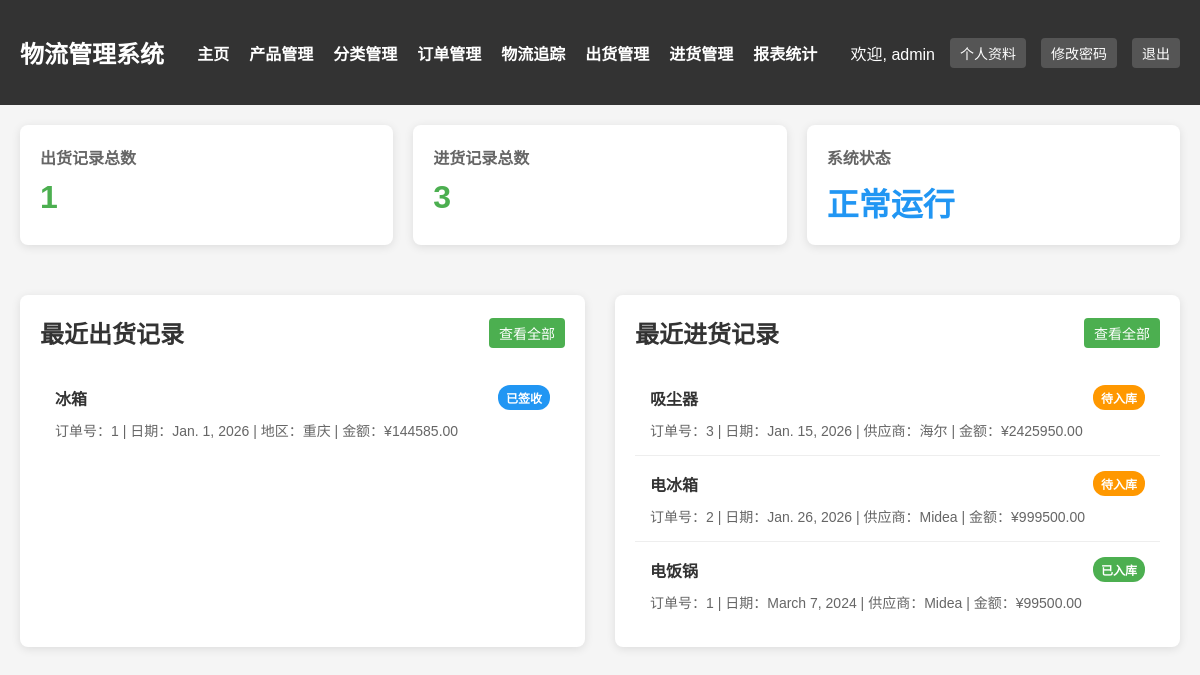
The app's page / (signed in) with its own data.
### core/models.py (models this page shows, shortened)
class Shipment(models.Model):
    STATUS_CHOICES = [
        ('shipped', '已发货'),
        ('received', '已签收'),
        ('exception', '异常'),
    ]
    goods_name = models.CharField(max_length=100, verbose_name='货物名称')
    model = models.CharField(max_length=100, verbose_name='出货型号')
    ship_date = models.DateField(verbose_name='出货日期')
    region = models.CharField(max_length=100, verbose_name='出货地区')
    warehouse = models.CharField(max_length=100, verbose_name='出货仓库')
    shipper = models.CharField(max_length=100, verbose_name='出货人')
    receiver = models.CharField(max_length=100, verbose_name='收货人')
    contact = models.CharField(max_length=20, verbose_name='联系方式')
    unit_price = models.DecimalField(max_digits=10, decimal_places=2, verbose_name='单价')
    quantity = models.IntegerField(verbose_name='出货数量')
    total_price = models.DecimalField(max_digits=15, decimal_places=2, verbose_name='出货总价')
    status = models.CharField(max_length=20, choices=STATUS_CHOICES, default='shipped', verbose_name='出货状态')
    remark = models.TextField(blank=True, null=True, verbose_name='备注')
    created_by = models.ForeignKey(User, on_delete=models.SET_NULL, null=True, verbose_name='创建人')
    created_at = models.DateTimeField(auto_now_add=True, verbose_name='创建时间')
    updated_at = models.DateTimeField(auto_now=True, verbose_name='更新时间')
    class Meta:
        verbose_name = '出货记录'
        verbose_name_plural = '出货记录'
        ordering = ['-ship_date', '-created_at']

class Purchase(models.Model):
    STATUS_CHOICES = [
        ('in_stock', '已入库'),
        ('pending', '待入库'),
    ]
    goods_name = models.CharField(max_length=100, verbose_name='货物名称')
    model = models.CharField(max_length=100, verbose_name='进货型号')
    purchase_date = models.DateField(verbose_name='进货日期')
    supplier_name = models.CharField(max_length=100, verbose_name='供应商名称')
    supplier_contact = models.CharField(max_length=20, verbose_name='供应商联系方式')
    purchaser = models.CharField(max_length=100, verbose_name='进货人')
    receiver = models.CharField(max_length=100, verbose_name='收货人')
    unit_price = models.DecimalField(max_digits=10, decimal_places=2, verbose_name='单价')
    quantity = models.IntegerField(verbose_name='进货数量')
    total_price = models.DecimalField(max_digits=15, decimal_places=2, verbose_name='总价格')
    warehouse = models.CharField(max_length=100, verbose_name='入库仓库')
    status = models.CharField(max_length=20, choices=STATUS_CHOICES, default='pending', verbose_name='入库状态')
    remark = models.TextField(blank=True, null=True, verbose_name='备注')
    created_by = models.ForeignKey(User, on_delete=models.SET_NULL, null=True, verbose_name='创建人')
    created_at = models.DateTimeField(auto_now_add=True, verbose_name='创建时间')
    updated_at = models.DateTimeField(auto_now=True, verbose_name='更新时间')
    class Meta:
        verbose_name = '进货记录'
        verbose_name_plural = '进货记录'
        ordering = ['-purchase_date', '-created_at']

### core/views.py (the view)
# urls.py: path('', views.index, name='index'),
@login_required
def index(request):
    today = timezone.now().date()
    this_month = today.replace(day=1)
    shipment_count = Shipment.objects.count()
    purchase_count = Purchase.objects.count()
    recent_shipments = Shipment.objects.order_by('-created_at')[:5]
    recent_purchases = Purchase.objects.order_by('-created_at')[:5]
    context = {
        'shipment_count': shipment_count,
        'purchase_count': purchase_count,
        'recent_shipments': recent_shipments,
        'recent_purchases': recent_purchases,
    }
    return render(request, 'core/index.html', context)

### core/templates/core/index.html
{% extends 'core/base.html' %}
{% block content %}
    <div class="stats">
        <div class="stat-card">
            <h3>出货记录总数</h3>
            <div class="stat-value">{{ shipment_count }}</div>
        </div>
        <div class="stat-card">
            <h3>进货记录总数</h3>
            <div class="stat-value">{{ purchase_count }}</div>
        </div>
        <div class="stat-card">
            <h3>系统状态</h3>
            <div class="stat-value" style="color: #2196F3;">正常运行</div>
        </div>
    </div>
    <div style="display: grid; grid-template-columns: 1fr 1fr; gap: 30px;">
        <div class="content">
            <div class="content-header">
                <h2>最近出货记录</h2>
                <a href="{% url 'shipment_list' %}" class="btn btn-sm btn-primary">查看全部</a>
            </div>
            {% if recent_shipments %}
                <div class="record-list">
                    {% for shipment in recent_shipments %}
                        <div class="record-item">
                            <div class="record-header">
                                <span class="record-title">{{ shipment.goods_name }}</span>
                                <span class="status-badge status-{{ shipment.status }}">{{ shipment.get_status_display }}</span>
                            </div>
                            <div class="record-meta">
                                <span>订单号：{{ shipment.id }}</span> |
                                <span>日期：{{ shipment.ship_date }}</span> |
                                <span>地区：{{ shipment.region }}</span> |
                                <span>金额：¥{{ shipment.total_price }}</span>
                            </div>
                        </div>
                    {% endfor %}
                </div>
            {% else %}
                <p>暂无出货记录</p>
            {% endif %}
        </div>
        <div class="content">
            <div class="content-header">
                <h2>最近进货记录</h2>
                <a href="{% url 'purchase_list' %}" class="btn btn-sm btn-primary">查看全部</a>
            </div>
            {% if recent_purchases %}
                <div class="record-list">
                    {% for purchase in recent_purchases %}
                        <div class="record-item">
                            <div class="record-header">
                                <span class="record-title">{{ purchase.goods_name }}</span>
                                <span class="status-badge status-{{ purchase.status }}">{{ purchase.get_status_display }}</span>
                            </div>
                            <div class="record-meta">
                                <span>订单号：{{ purchase.id }}</span> |
                                <span>日期：{{ purchase.purchase_date }}</span> |
                                <span>供应商：{{ purchase.supplier_name }}</span> |
                                <span>金额：¥{{ purchase.total_price }}</span>
                            </div>
                        </div>
                    {% endfor %}
                </div>
            {% else %}
                <p>暂无进货记录</p>
            {% endif %}
        </div>
    </div>
{% endblock %}

### core/templates/core/base.html (shortened to what this page needs)
<!DOCTYPE html>
<html lang="zh-CN">
<head>
</head>
<body>
    {% if user.is_authenticated %}
    <nav class="navbar">
        <div class="container">
            <h1>物流管理系统</h1>
            <ul class="nav-menu">
                <li><a href="{% url 'index' %}">主页</a></li>
                <li><a href="{% url 'product_list' %}">产品管理</a></li>
                <li><a href="{% url 'product_category_list' %}">分类管理</a></li>
                <li><a href="{% url 'order_list' %}">订单管理</a></li>
                <li><a href="{% url 'logistics_list' %}">物流追踪</a></li>
                <li><a href="{% url 'shipment_list' %}">出货管理</a></li>
                <li><a href="{% url 'purchase_list' %}">进货管理</a></li>
                <li><a href="{% url 'sales_report' %}">报表统计</a></li>
            </ul>
            <div class="user-info">
                <span>欢迎, {{ user.username }}</span>
                <a href="{% url 'user_profile' %}" class="btn btn-sm btn-secondary">个人资料</a>
                <a href="{% url 'change_password' %}" class="btn btn-sm btn-secondary">修改密码</a>
                <a href="{% url 'logout' %}" class="btn btn-sm btn-secondary">退出</a>
            </div>
        </div>
    </nav>
    {% endif %}
    <div class="container">
        {% block content %}
        {% endblock %}
    </div>
</body>
</html>

### core/templates/core/base.html (style rules this page uses)
* { margin: 0; padding: 0; box-sizing: border-box; }
body { font-family: Arial, sans-serif; background-color: #f5f5f5; color: #333; }
.container { max-width: 1200px; margin: 0 auto; padding: 20px; }
.btn { display: inline-block; padding: 10px 20px; background-color: #4CAF50; color: white; text-decoration: none; border: none; border-radius: 4px; cursor: pointer; font-size: 16px; }
.btn-primary { background-color: #4CAF50; }
.btn-secondary { background-color: #555; }
.btn-sm { padding: 5px 10px; font-size: 14px; }
.navbar { background-color: #333; color: white; padding: 15px 0; }
.navbar .container { display: flex; justify-content: space-between; align-items: center; }
.navbar h1 { font-size: 24px; margin: 0; }
.nav-menu { list-style: none; display: flex; gap: 20px; }
.nav-menu a { color: white; text-decoration: none; font-weight: bold; }
.user-info { display: flex; align-items: center; gap: 15px; }
.content { background-color: white; padding: 20px; border-radius: 8px; box-shadow: 0 2px 10px rgba(0, 0, 0, 0.1); margin-top: 20px; }
.content-header { display: flex; justify-content: space-between; align-items: center; margin-bottom: 20px; }
.content-header h2 { margin: 0; }
.stats { display: grid; grid-template-columns: repeat(auto-fit, minmax(250px, 1fr)); gap: 20px; margin-bottom: 30px; }
.stat-card { background-color: white; padding: 20px; border-radius: 8px; box-shadow: 0 2px 10px rgba(0, 0, 0, 0.1); }
.stat-card h3 { margin: 0 0 10px 0; color: #666; font-size: 16px; }
.stat-value { font-size: 32px; font-weight: bold; color: #4CAF50; }
.record-list { margin-top: 20px; }
.record-item { padding: 15px; border-bottom: 1px solid #eee; }
.record-item:last-child { border-bottom: none; }
.record-header { display: flex; justify-content: space-between; align-items: center; margin-bottom: 10px; }
.record-title { font-weight: bold; }
.record-meta { color: #666; font-size: 14px; }
.status-badge { padding: 4px 8px; border-radius: 12px; font-size: 12px; font-weight: bold; }
.status-received { background-color: #2196F3; color: white; }
.status-in_stock { background-color: #4CAF50; color: white; }
.status-pending { background-color: #ff9800; color: white; }

### records on screen
Shipment: goods_name "冰箱", status "已签收", id "1", ship_date "Jan. 1, 2026", region "重庆", total_price "144585.00"
Purchase: goods_name "吸尘器", status "待入库", id "3", purchase_date "Jan. 15, 2026", supplier_name "海尔", total_price "2425950.00"
Purchase: goods_name "电冰箱", status "待入库", id "2", purchase_date "Jan. 26, 2026", supplier_name "Midea", total_price "999500.00"
Purchase: goods_name "电饭锅", status "已入库", id "1", purchase_date "March 7, 2024", supplier_name "Midea", total_price "99500.00"

### other values on screen
{{ user.username }} "admin"
{{ shipment_count }} "1"
{{ purchase_count }} "3"
